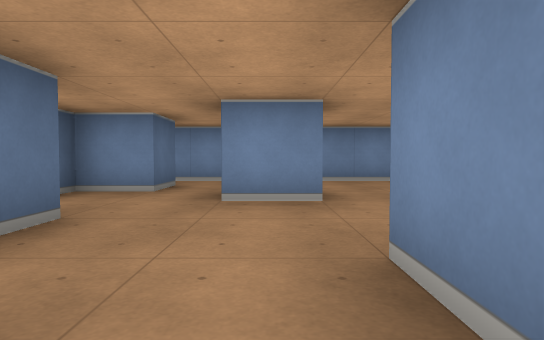
[1] (above)

13 first-person views from a walk through a cub3D level. The camera is about half as high as the walls, tilts 2° down and sees 75° across. The floor is counted in squares. Each view is taken from the middle of a square. On the plan, view 1 faces up. The plan holds only what a view shows up to about 9 squares ahead; the rest is blank.

[2]
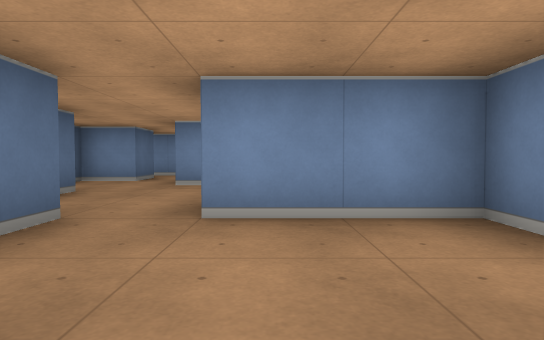

[3]
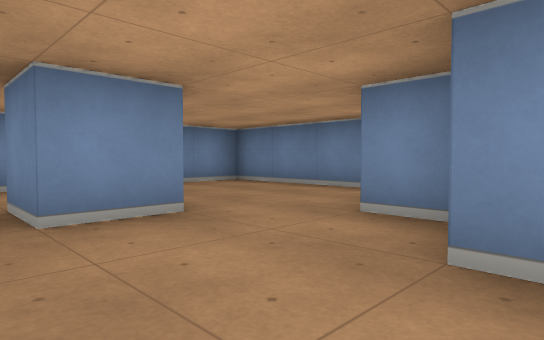

[4]
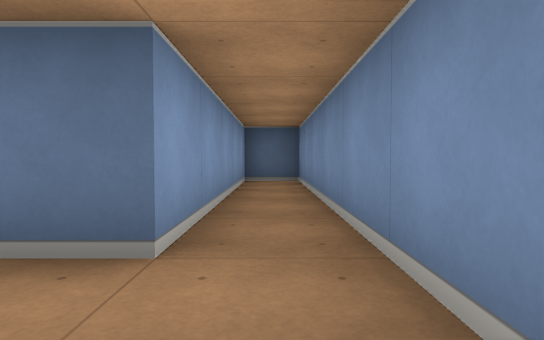

[5]
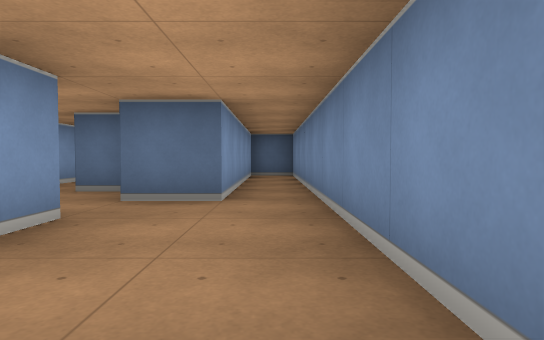

[6]
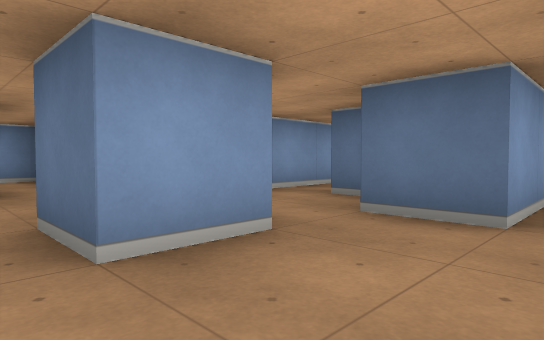

[7]
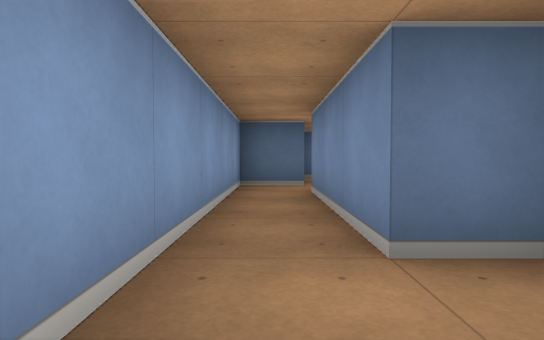

[8]
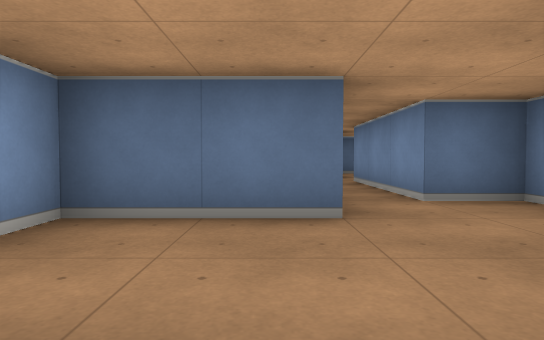

[9]
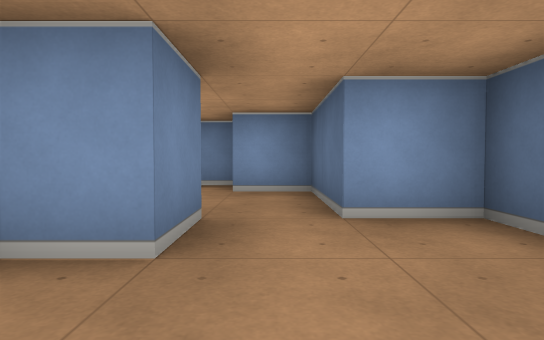

[10]
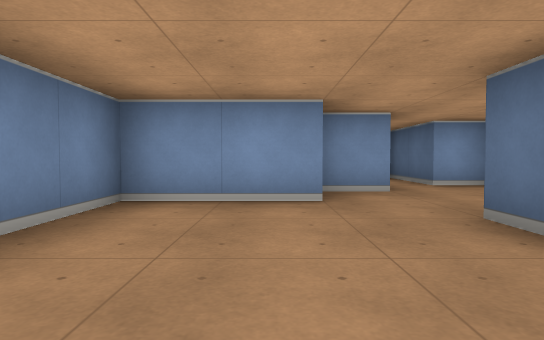

[11]
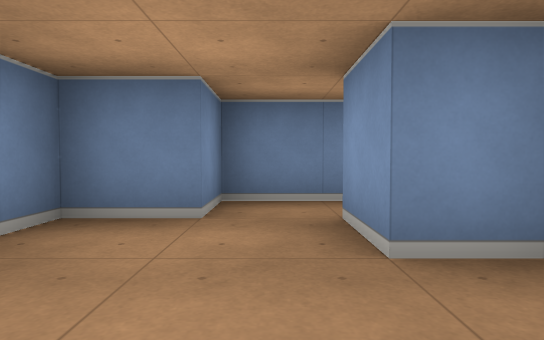

[12]
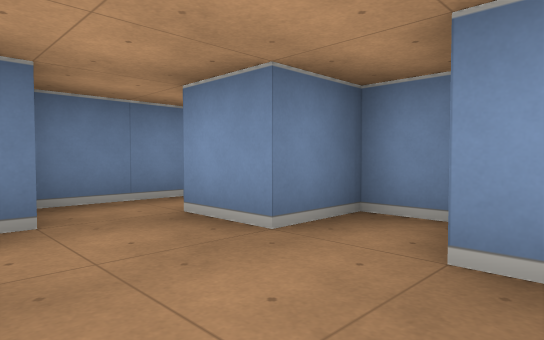

[13]
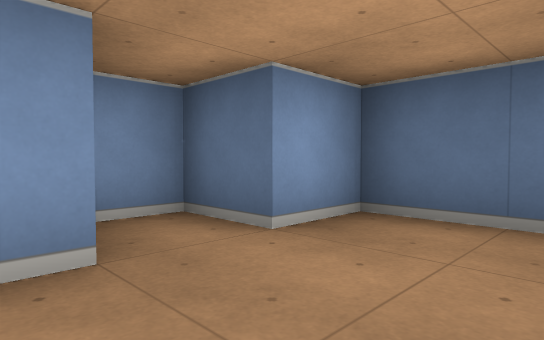

### Floor plan
Points are (right, up) in squares from view 1. A wall is a line through its corners. A room is listed if a view was taken in it or the views show most of it. See-through windows are left out.
Room 1 (views 1, 2, 11, 12, 13)
walls: (-0.5, 0.5) (-0.5, -1.5) (0.5, -1.5) (0.5, -2.5) (1.5, -2.5) (1.5, -1.5) (2.5, -1.5); (3.5, -2.1) (3.5, -0.5) (2.5, -0.5) (2.5, 0.5) (0.5, 0.5) (0.5, 1.5)
ways out: opening at (0, 1) to room 2; opening at (3, -2)
Room 2 (views 3, 4, 5, 6, 7, 8, 9, 10)
walls: (-0.5, 3.5) (-0.5, 4.5) (0.5, 4.5) (0.5, 3.5) (-0.5, 3.5); (0.5, 1.5) (1.5, 1.5) (1.5, 2.5) (3.5, 2.5) (3.5, 6.5) (-6.5, 6.5) (-6.5, 5.5) (-1.5, 5.5) (-1.5, 4.5) (-2.5, 4.5) (-2.5, 3.5) (-5.5, 3.5); (-5.5, 2.5) (-1.5, 2.5) (-1.5, 0.5) (-0.5, 0.5)
ways out: opening at (0, 1) to room 1; opening at (-5, 3)

Where each view was taken, in squares from view 1:
view 1: 0 up, 0 right, facing up
view 2: 2 down, 1 right, facing up
view 3: 1 up, 1 left, facing up-right
view 4: 6 up, 0 right, facing left
view 5: 6 up, 2 right, facing left
view 6: 6 up, 1 right, facing down-left
view 7: 3 up, 1 left, facing left
view 8: 2 up, 1 right, facing left
view 9: 3 up, 0 right, facing down
view 10: 6 up, 2 right, facing down
view 11: 1 down, 0 right, facing right
view 12: 0 up, 0 right, facing down-right
view 13: 0 up, 2 right, facing down-left
